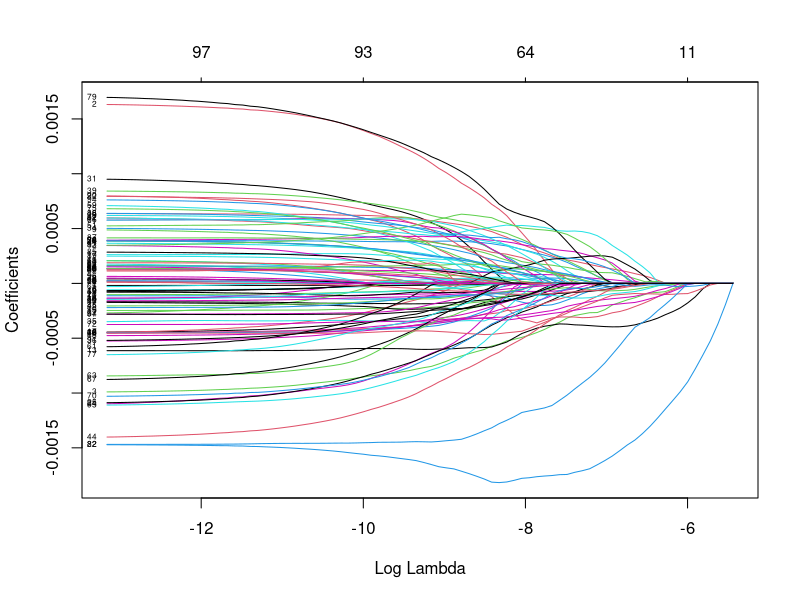
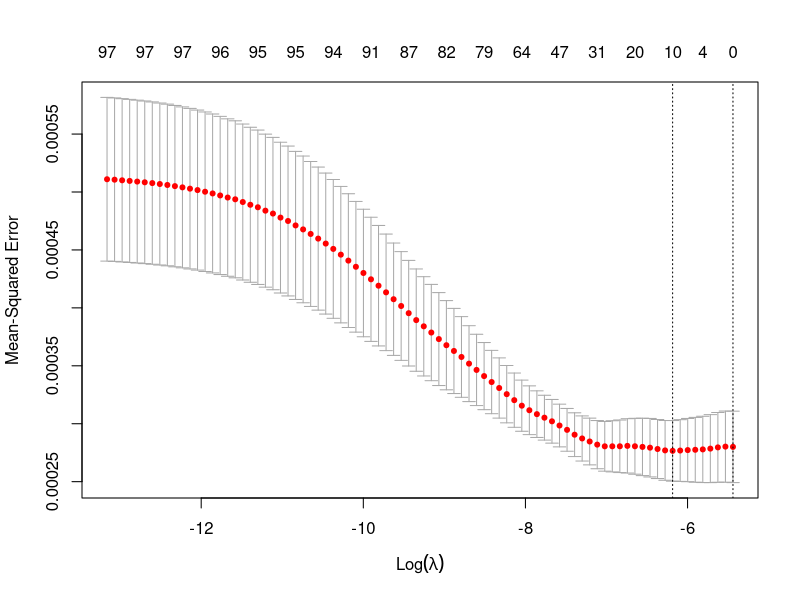
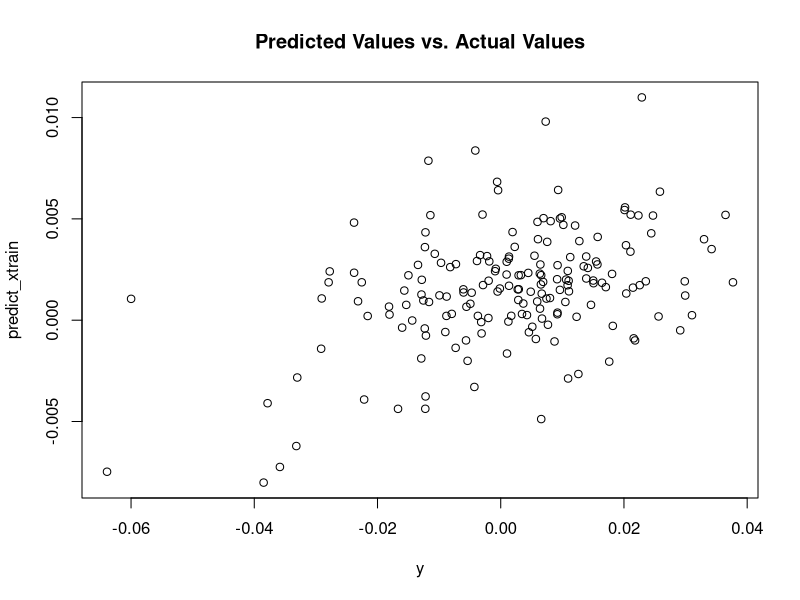
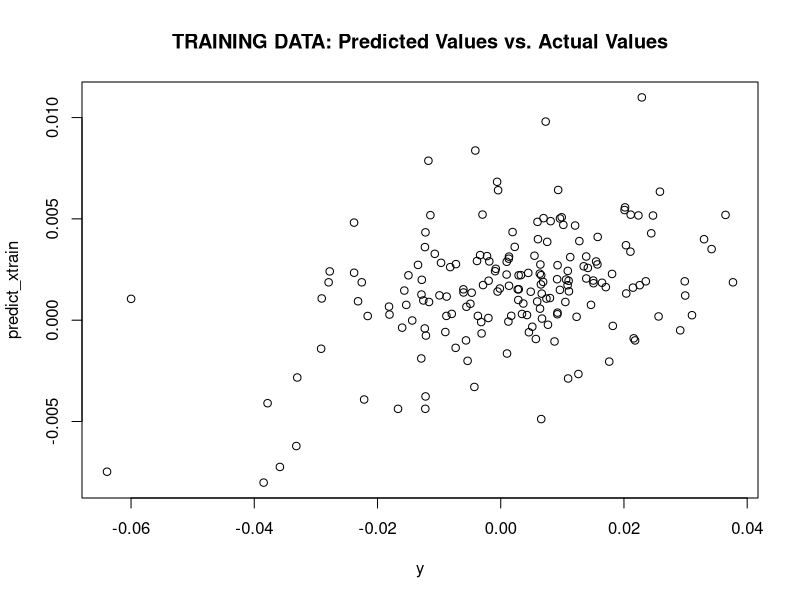
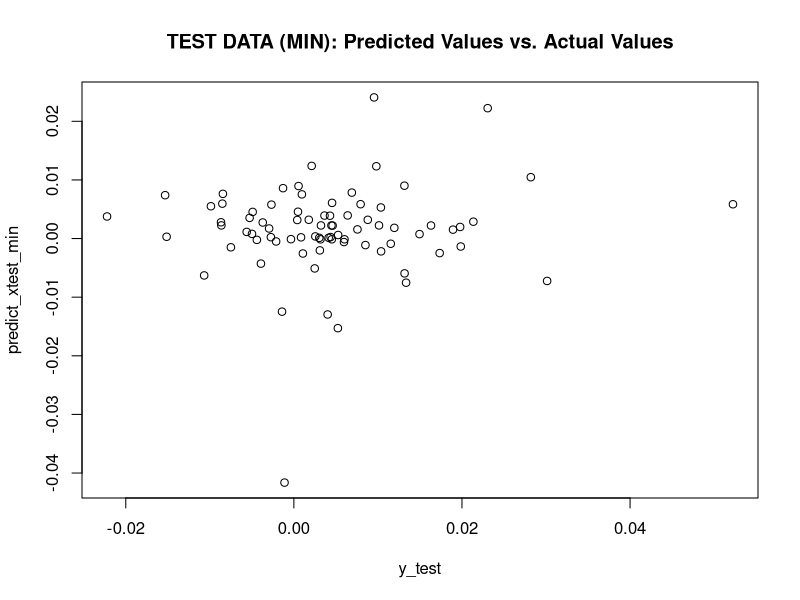

Write the R code that produced these figures, in order.
## ---- chunk 1
knitr::opts_chunk$set(echo = TRUE)
library(glmnet)
## ---- chunk 2
## Question 3 for Machine Learning

# Load the data
df = read.csv('trends_train.csv')

# Separate predictors and response
x = data.matrix(df[,!(names(df) %in% c("logret"))])
y = df$logret

## Question 3(a)

# Fit the lasso
fit_lasso = glmnet(x, y, alpha=1)

# Plot coefficients as function of log(lambda)
plot(fit_lasso, xvar="lambda", label=TRUE, title("Coefficients vs. Log(Lambda)"))

## Question 3(b)

# Carry out cross-validation
cvfit = cv.glmnet(x, y)

# Plot the cross validation curve w/ SE's
plot(cvfit)

# Print out lambda_min, lambda_1se
print(paste("Lambda_min:", as.character(cvfit$lambda.min)))
print(paste("Lambda_1se:", as.character(cvfit$lambda.1se)))

## Question 3(c)

min_model = as.vector(coef(cvfit, s="lambda.min"))
ose_model = as.vector(coef(cvfit, s="lambda.1se"))

# Get the number of non zero coefficients (excluding intercept)
min_nzc = sum(min_model != 0) - 1
ose_nzc = sum(ose_model != 0) - 1

print(paste("Number non-zero coefficients in Min Model:", as.character(min_nzc)))
print(paste("Number non-zero coefficients in 1SE Model:", as.character(ose_nzc)))

## ---- chunk 3
## Question 3(d)
predict_xtrain = predict(cvfit, newx=x, s="lambda.min")
plot(y,predict_xtrain, title("Predicted Values vs. Actual Values"))
## ---- chunk 4
## Question 3(e)

# WRITE THE STRATEGY AND RESULTS AS A FUNCTION TO BE RE-USED IN NEXT PART
strat = function( predict_vals, actual_vals, te_or_tr ) {
  
  # Create the signal vector, buy when positive, 
  signal_vec =  sign(predict_vals)
  
  # Multiply entry wise to get the log return
  ret = signal_vec * actual_vals
  
  # Get return statistics
  our_ret = (exp(sum(ret)) - 1) * 100.0
  bnh_ret = (exp(sum(actual_vals)) - 1) * 100.0
  factor = our_ret/bnh_ret
  
  # Print results
  print(paste(paste("ON THE", te_or_tr),"DATA"))
  print(paste(paste("Prediction Strategy returns:", as.character(round(our_ret,digits = 2)),"%")))
  print(paste(paste("Buy n Hold Strategy returns:", as.character(round(bnh_ret,digits = 2)),"%")))
  print(paste(paste("Our strategy performs", factor),"times better than buying-holding"))
  
}

# Plot as desired
plot(y, predict_xtrain, title("TRAINING DATA: Predicted Values vs. Actual Values"))

# Gather return data
strat(predict_xtrain, y, "TRAIN")
## ---- chunk 5
## Question 3(f)
library(glmnet)

# Load in test data
df_test = read.csv('trends_test.csv')

# Separate predictors and response of test data
x_test = data.matrix(df_test[,!(names(df_test) %in% c("logret"))])
y_test = df_test$logret

##### FOR MIN ##### 

# Carry out prediction using lambda min, plot results
predict_xtest_min = predict(cvfit, newx=x_test, s="lambda.min")
plot(y_test, predict_xtest_min, title("TEST DATA (MIN): Predicted Values vs. Actual Values"))

# Get returns of strategy
strat(predict_xtest_min, y_test, "TEST_MIN")

##### FOR 1SE ##### 

# Carry out prediction using lambda 1se
predict_xtest_1se = predict(cvfit, newx=x_test, s="lambda.1se")

# Get returns of strategy
strat(predict_xtest_1se, y_test, "TEST_1SE")
